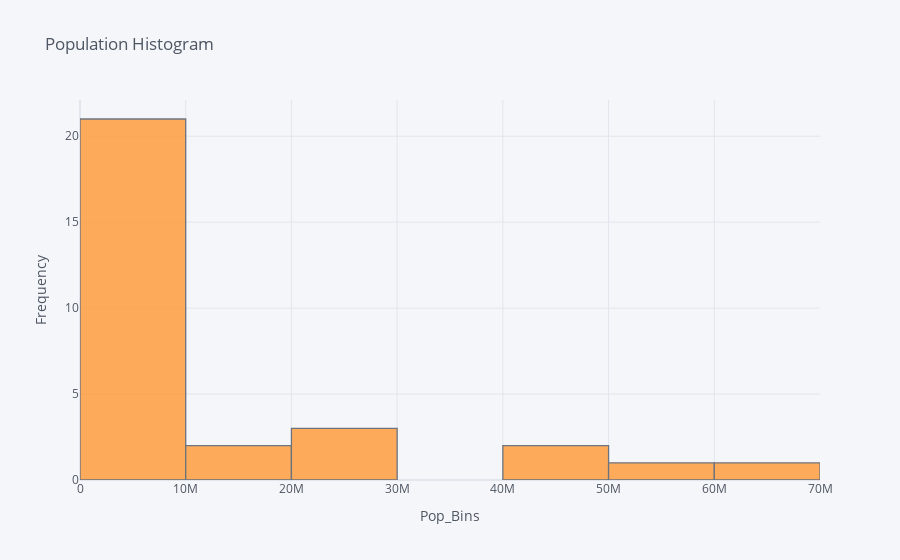

Source (notebook cell):
### Code cell
europe['pop'].iplot(kind = 'hist', 
                    title = 'Population Histogram',
                   xTitle = 'Pop_Bins',
                   yTitle = 'Frequency',
                   text = 'Hello')

### Figure 1 — Plotly figure (JSON) as saved in the notebook; plotly's stock layout.template omitted (floating-point values rounded to 4 significant figures)
{"data": [{"histfunc": "count", "histnorm": "", "marker": {"color": "rgba(255, 153, 51, 1.0)", "line": {"color": "#4D5663", "width": 1.3}}, "name": "pop", "opacity": 0.8, "orientation": "v", "type": "histogram", "x": [1282697, 6927772, 8730405, 2791000, 7274900, 3882229, 9125183, 4334000, 4090500, 42459667, 69145952, 7733250, 9504000, 147962, 2952156, 47666000, 413834, 10381988, 3327728, 25730551, 8526050, 16630000, 6860147, 3558137, 1489518, 28549870, 7124673, 4815000, 22235677, 50430000]}], "layout": {"barmode": "overlay", "legend": {"bgcolor": "#F5F6F9", "font": {"color": "#4D5663"}}, "paper_bgcolor": "#F5F6F9", "plot_bgcolor": "#F5F6F9", "title": {"font": {"color": "#4D5663"}, "text": "Population Histogram"}, "xaxis": {"gridcolor": "#E1E5ED", "showgrid": true, "tickfont": {"color": "#4D5663"}, "title": {"font": {"color": "#4D5663"}, "text": "Pop_Bins"}, "zerolinecolor": "#E1E5ED"}, "yaxis": {"gridcolor": "#E1E5ED", "showgrid": true, "tickfont": {"color": "#4D5663"}, "title": {"font": {"color": "#4D5663"}, "text": "Frequency"}, "zerolinecolor": "#E1E5ED"}}}
